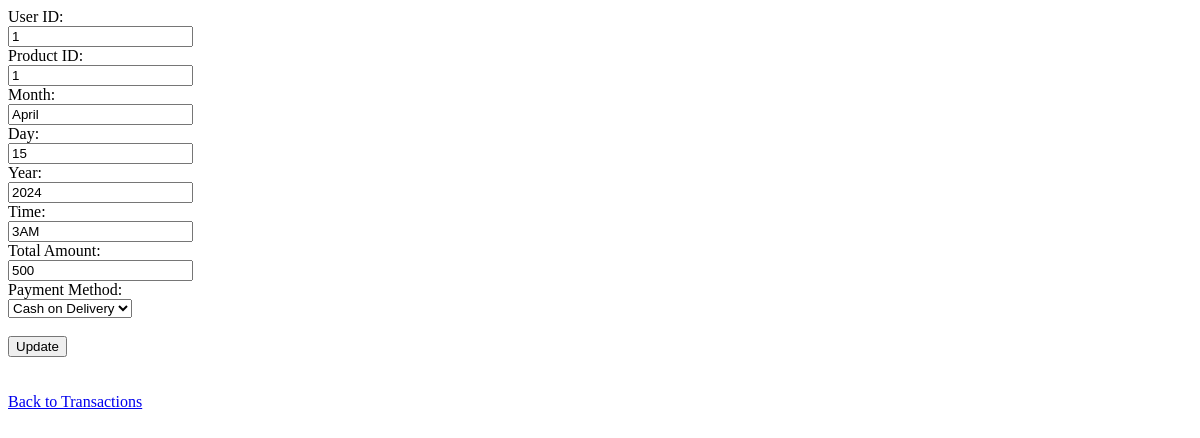
The page /update.php?transactionID=1 (signed in) on the database its author committed.
### tables this page shows
CREATE TABLE `transaction` (
  `transactionID` varchar(20) NOT NULL,
  `userID` varchar(20) NOT NULL,
  `prodID` varchar(10) NOT NULL,
  `Month` varchar(15) NOT NULL,
  `Day` varchar(2) NOT NULL,
  `Yr` varchar(4) NOT NULL,
  `Time` varchar(10) NOT NULL,
  `TotalAmount` double NOT NULL,
  `paymentMethod` varchar(50) NOT NULL
);

### update.php (the view, shortened to what this page needs)
<?php
$conn = mysqli_connect("localhost", "root", "", "patriciahappyshopping") or die("Error in connection: ");
if (isset($_GET['transactionID'])) {
    $transactionID = $_GET['transactionID'];
    $sql = "SELECT * FROM transaction WHERE transactionID = '$transactionID'";
    $result = mysqli_query($conn, $sql);
    if (mysqli_num_rows($result) > 0) {
        $row = mysqli_fetch_assoc($result);
    } else {
        echo "No record found";
        exit();
    }
}
?>
<!DOCTYPE html>
<html lang="en">
<head>
    <link rel="stylesheet" href="display.css">
</head>
<body>
    <form action="update.php?transactionID=<?php echo $row['transactionID']; ?>" method="post">
        <label for="userID">User ID: </label><br>
        <input type="text" id="userID" name="userID" value="<?php echo $row['userID']; ?>"><br>
        <label for="prodID">Product ID: </label><br>
        <input type="text" id="prodID" name="prodID" value="<?php echo $row['prodID']; ?>"><br>
        <label for="Month">Month: </label><br>
        <input type="text" id="Month" name="Month" value="<?php echo $row['Month']; ?>"><br>
        <label for="Day">Day: </label><br>
        <input type="text" id="Day" name="Day" value="<?php echo $row['Day']; ?>"><br>
        <label for="Yr">Year: </label><br>
        <input type="text" id="Yr" name="Yr" value="<?php echo $row['Yr']; ?>"><br>
        <label for="Time">Time: </label><br>
        <input type="text" id="Time" name="Time" value="<?php echo $row['Time']; ?>"><br>
        <label for="TotalAmount">Total Amount: </label><br>
        <input type="text" id="TotalAmount" name="TotalAmount" value="<?php echo $row['TotalAmount']; ?>"><br>
        <label for="paymentMethod">Payment Method: </label><br>
        <select id="paymentMethod" name="paymentMethod">
            <option value="COD" <?php if ($row['paymentMethod'] == 'COD') echo 'selected'; ?>>Cash on Delivery</option>
        </select><br><br>
        <input type="submit" name="update_button" value="Update">
    </form>
    <br>
    <br>
    <a href="display.php">Back to Transactions</a>
</body>
</html>

### rows shown on the page
transaction: userID "1", prodID "1", Month "April", Day "15", Yr "2024", Time "3AM", TotalAmount "500", paymentMethod "Cash on Delivery"
